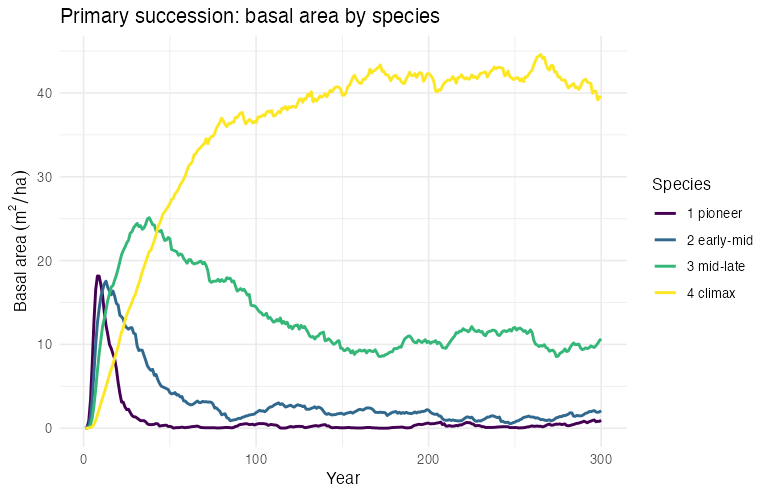

Source code (R):
# Scratch: tune 4-species succession parameters for vignettes/succession-demo.qmd
# NOT shipped (dev/ is .Rbuildignore'd). Goal: pioneers peak early, climax late.
#
# KEY MECHANIC (verified in R/Processes.R):
#   growth/regeneration gate on `light` via sigmoid centered at the species'
#   shade parameter. A species only grows/regenerates where light > shade_param.
#   => LOW shade param  = shade-tolerant = CLIMAX (works under closed canopy)
#      HIGH shade param = light-demanding = PIONEER (needs open ground)
#   (The plan's table has this inverted; we follow the source.)
library(FINN)
library(data.table)
library(ggplot2)

FINN.seed(1234)
Ntimesteps <- 300
Nsites     <- 1
Nsp        <- 4          # pioneer -> early-mid -> mid-late -> climax
patch_size <- 0.1

# ---- species trade-offs (sp1 pioneer ... sp4 climax) -----------------------
# shade = light fraction a species needs to grow/regenerate (pioneer high)
shadeSP <- c(0.60, 0.42, 0.25, 0.08)

# regeneration light threshold tracks shade tolerance; fecundity via regEnv int.
parReg    <- shadeSP
parRegEnv <- list(matrix(c(
  c(3.2, 2.6, 2.0, 1.2),   # intercept: seed rain, pioneer prolific, climax sparse
  rep(0, Nsp)              # env slope = 0 (constant-env demo)
), Nsp, 2))

# growth: col1 = shade threshold, col2 = size-dependent growth decay.
#   Keep col2 gentle & near-equal so it doesn't accidentally handicap pioneers;
#   the speed trade-off is carried by the growth-rate intercept below.
parGrowth <- matrix(c(
  shadeSP,
  c(0.040, 0.038, 0.034, 0.030)
), Nsp, 2)
parGrowthEnv <- list(matrix(c(
  c(1.00, 0.65, 0.30, -0.20),  # intercept: overall growth rate (pioneer ~4x climax);
  rep(0, Nsp)                   # scaled down vs before to slow canopy closure
), Nsp, 2))                     # -> stretches the early-seral phase

# mortality varies through the run via two ecological dependences:
#   col1 (light): negative -> mortality RISES as a cohort is overtopped (low
#                 light). Steep for pioneers (shade-intolerant), ~flat for climax.
#   col3 (growth): negative -> suppressed, slow-growing trees die more (vigour).
#   col2 (dbh): left 0.
# mort = sigmoid(intercept + col1*light + col3*growth)
parMort <- matrix(c(
  c(-1.0, -0.8, -0.5, -0.3),   # col1 light: pioneer strongly shade-intolerant
  rep(0, Nsp),                 # col2 dbh: off
  c(-0.3, -0.3, -0.3, -0.3)    # col3 growth: vigour lowers mortality
), Nsp, 3)
parMortEnv <- list(matrix(c(
  c(-0.69, -1.40, -2.30, -3.30),  # intercept: per-species baseline level
  rep(0, Nsp)
), Nsp, 2))

# competition: col1 = height allometry (climax tallest -> overtops late),
#              col2 = competition strength
parComp <- matrix(c(
  c(0.50, 0.55, 0.62, 0.70),
  c(0.30, 0.25, 0.20, 0.15)
), Nsp, 2)

# ---- constant environment, no disturbance (clean primary succession) -------
env_dt <- data.table(expand.grid(siteID = 1:Nsites, year = 1:Ntimesteps))
env_dt$env1 <- 0

# ---- model + simulate ------------------------------------------------------
m <- finn(
  N_species            = Nsp,
  competition_process  = createProcess(~0,      FINN::competition),
  growth_process       = createProcess(~1+env1, FINN::growth,       initSpecies = parGrowth, initEnv = parGrowthEnv),
  regeneration_process = createProcess(~1+env1, FINN::regeneration, initSpecies = parReg,    initEnv = parRegEnv),
  mortality_process    = createProcess(~1+env1, FINN::mortality,    initSpecies = parMort,   initEnv = parMortEnv)
)

sim <- m$simulate(init_cohort = NULL, env = env_dt, disturbance = NULL,
                  patches = 100, device = "cpu")

p_dat <- sim$long$site[, .(value = mean(value)), by = .(year, species, variable)]
p_dat[variable %in% c("ba","trees"), value := value / patch_size]

ba <- p_dat[variable == "ba"]
cat("\n=== BA peak year per species ===\n")
print(ba[, .(peak_year = year[which.max(value)], peak_ba = round(max(value),2),
             final_ba = round(value[year == max(year)],2)), by = species][order(species)])

cat("\n=== mortality range per species (should now VARY) ===\n")
print(p_dat[variable == "mort", .(mort_min = round(min(value),3), mort_max = round(max(value),3),
             mort_mean = round(mean(value),3)), by = species][order(species)])

sp_labs <- c("1 pioneer","2 early-mid","3 mid-late","4 climax")

# --- headline: single basal-area panel --------------------------------------
p_ba <- ggplot(ba, aes(year, value, colour = factor(species))) +
  geom_line(linewidth = 0.9) +
  scale_colour_viridis_d(name = "Species", labels = sp_labs) +
  labs(x = "Year", y = expression(Basal~area~(m^2/ha)),
       title = "Primary succession: basal area by species") +
  theme_minimal()
ggsave("dev/scratch_succession.png", p_ba, width = 7, height = 4.5, dpi = 110)

# --- classic multi-panel: all status variables ------------------------------
panel <- copy(p_dat)
# show regeneration as the mean per ha (r_mean_ha); drop per-patch counts (reg)
panel[, variable2 := factor(
  variable,
  levels = c("dbh","ba","trees","AL","growth","mort","r_mean_ha"),
  labels = c("avg. DBH [cm]","Basal Area [m²/ha]","Trees [N/ha]",
             "Available Light [%]","Growth [cm/yr]","Mortality [%]",
             "Regeneration [N/ha]"))]
p_multi <- ggplot(panel[!is.na(variable2)],
                  aes(year, value, colour = factor(species))) +
  geom_line(linewidth = 0.6) +
  facet_wrap(~variable2, scales = "free_y", ncol = 2, strip.position = "left") +
  coord_cartesian(ylim = c(0, NA)) +
  scale_colour_viridis_d(name = "Species", labels = sp_labs) +
  labs(x = "Year", y = NULL, title = "Succession across all state variables") +
  theme_minimal() +
  theme(strip.placement = "outside",
        strip.text.y.left = element_text(angle = 90),
        axis.title.y = element_blank())
ggsave("dev/scratch_succession_multi.png", p_multi, width = 8, height = 9, dpi = 110)

cat("\nsaved dev/scratch_succession.png + dev/scratch_succession_multi.png\n")
cat("\n=== variables present in sim$long$site ===\n")
print(sort(unique(p_dat$variable)))
